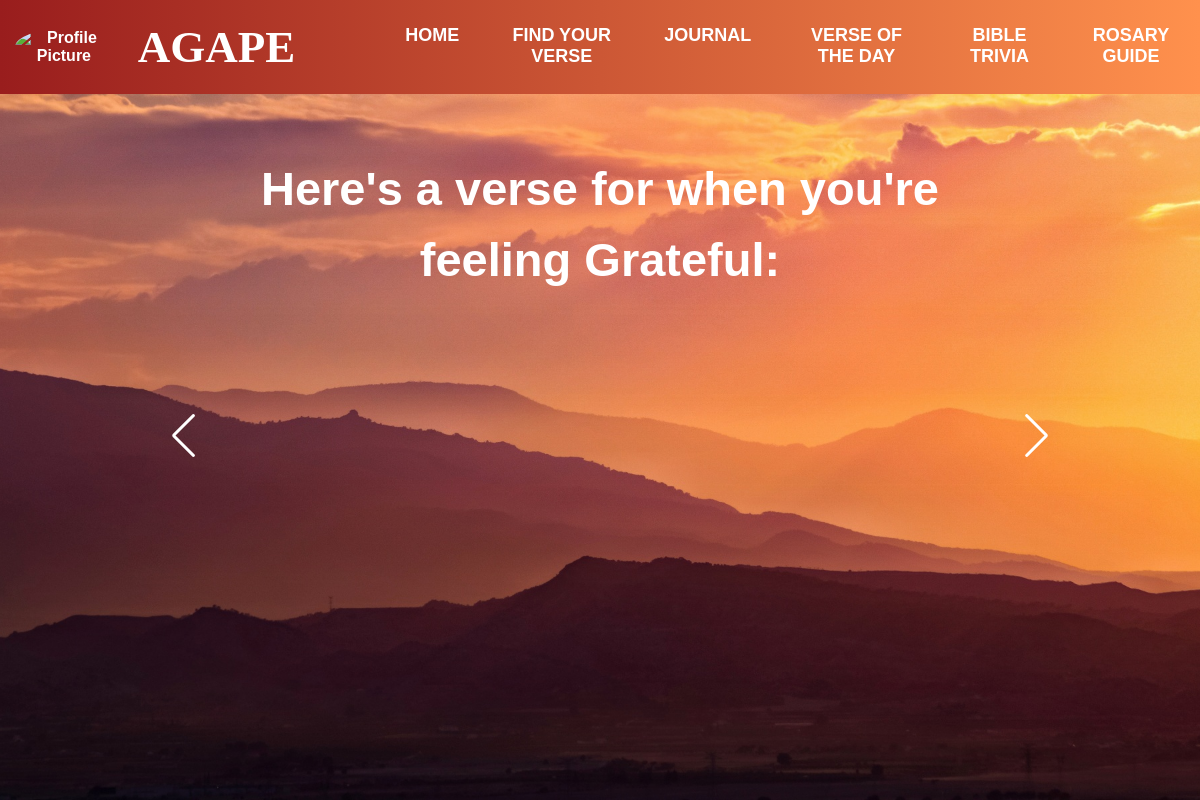
The page /gratefulverse (signed in) on the database as committed earlier.
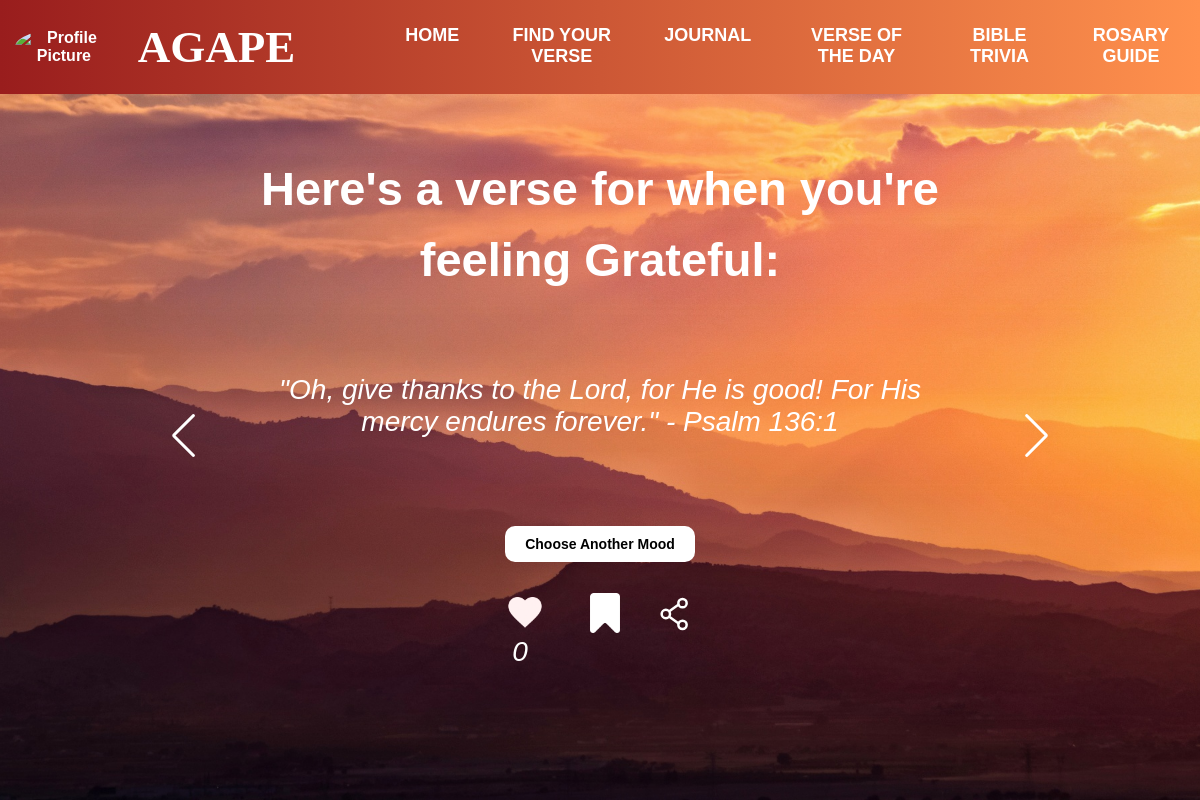
The same page on the database as committed later.
### myapp/models.py (models this page shows, shortened)
class BibleVerse(models.Model):
    reference = models.CharField(max_length=100)
    verse_text = models.TextField()
    date = models.DateField(default=timezone.now)
    reflection = models.TextField(blank=True, null=True)
    likes = models.ManyToManyField(User, related_name="liked_verses", blank=True)
    mood = models.CharField(max_length=50, choices=[
        ('none','None'),
        ('angry', 'Angry'),
        ('happy', 'Happy'),
        ('sad', 'Sad'),
        ('confused', 'Confused'),
        ('anxious','Anxious'),
        ('frustrated','Frustrated'),
        ('grateful','Grateful'),
        ('hopeful','Hopeful'),
        ('lonely','Lonely'),
        ('worried','Worried'),
        ('overwhelmed','Overwhelmed'),
    ],
    default='none',  # Set a default value
    null=False,  # Enforce a non-NULL value
    blank=True  # Allow blank values in forms
)

### myapp/views.py (the view, shortened to what this page needs)
# urls.py: path('gratefulverse', views.gratefulverse, name="gratefulverse"),
@login_required
def gratefulverse(request):
    fname = request.session.get('fname')
    grateful_verses = BibleVerse.objects.filter(mood='grateful').order_by('?')
    liked_verses = Like.objects.filter(user=request.user).values_list('verse', flat=True)
    bookmarked_verses = Bookmark.objects.filter(user=request.user).values_list('verse', flat=True)
    for verse in grateful_verses:
        verse.like_count = Like.objects.filter(verse=verse).count()
        verse.bookmark_count = Bookmark.objects.filter(verse=verse).count()
    return render(request, "feelings/grateful.html", {
        'fname': fname,
        'grateful_verses': grateful_verses,
        'liked_verses': liked_verses,
        'bookmarked_verses': bookmarked_verses
    })

### myapp/context_processors.py (called while the page is built)
def profile_picture_processor(request):
    if request.user.is_authenticated:
        try:
            profile = Profile.objects.get(user=request.user)
            return {'profile_picture_url': profile.profile_picture.url}
        except Profile.DoesNotExist:
            return {'profile_picture_url': None}
    return {'profile_picture_url': None}

### templates/feelings/grateful.html (shortened to what this page needs)
{% extends "../html/header.html" %}
{% load static %}
{% block additional_css %}
<link rel="stylesheet" href="{% static 'css/moods.css' %}">
<link rel="stylesheet" href="{% static 'css/swiper-bundle.min.css' %}" />
{% endblock %}
{% block bodycontents %}
    <img src="{% static 'images/image2.jpg' %}" alt="Prayer Image" class="image2">
    <div class="content">
        <h1 class="upper-content">Here's a verse for when you're feeling Grateful:</h1>
        <section class="container">
            <div class="testimonial mySwiper">
                <div class="testi-content swiper-wrapper">
                    {% for verse in grateful_verses %}
                    <div class="slide swiper-slide">
                        <p>{{ verse.verse_text }} - {{ verse.reference}}</p>
                        <div class="details">
                            <button type="submit" class="choosebtn"><a href="{% url 'findyourverse' %}">Choose Another Mood</a></button>
                            <div class="icon-container">
                                 <button
                                class="like-btn"
                                data-verse-id="{{ verse.id }}"
                                data-liked="{% if verse.id in liked_verses %}true{% else %}false{% endif %}">
                                {% if verse.id in liked_verses %}
                                <img src="{% static 'images/red_heart.png' %}" alt="Unlike">
                                {% else %}
                                <img src="{% static 'images/heart2.png' %}" alt="Like">
                                {% endif %}
                                </button>
                                <button
                                class="bookmark-btn"
                                    data-verse-id="{{ verse.id }}"
                                    data-bookmarked="{% if verse.id in bookmarked_verses %}true{% else %}false{% endif %}">
                                    {% if verse.id in bookmarked_verses %}
                                        <img src="{% static 'images/bookmark-yellow.png' %}" alt="Unbookmark">
                                    {% else %}
                                        <img src="{% static 'images/bookmark-white.png' %}" alt="Bookmark">
                                    {% endif %}
                                </button>
                                    <button class="share-btn">
                                </button>
                            </div>
                            <p class="like-count" id="like_count_{{ verse.id }}">{{ verse.like_count }}</p>
                        </div>
                    </div>
                    {% endfor %}
                </div>
              <div class="swiper-button-next nav-btn"></div>
              <div class="swiper-button-prev nav-btn"></div>
            </div>
          </section>
    </div>
{% endblock %}

Rows that differ between the two databases and show on the page:
added BibleVerse: verse_text "\"Oh, give thanks to the Lord, for He is good! For His mercy endures forever.\"", reference "Psalm 136:1", like_count "0"
